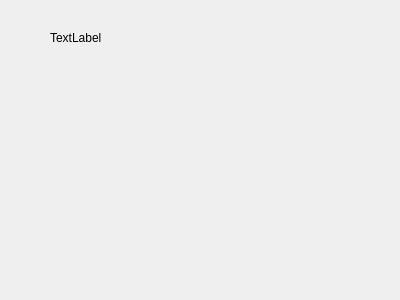
<?xml version="1.0" encoding="UTF-8"?>
<ui version="4.0">
 <class>adminappointment</class>
 <widget class="QDialog" name="adminappointment">
  <property name="geometry">
   <rect>
    <x>0</x>
    <y>0</y>
    <width>400</width>
    <height>300</height>
   </rect>
  </property>
  <property name="windowTitle">
   <string>Dialog</string>
  </property>
  <widget class="QLabel" name="label">
   <property name="geometry">
    <rect>
     <x>50</x>
     <y>30</y>
     <width>191</width>
     <height>16</height>
    </rect>
   </property>
   <property name="text">
    <string>TextLabel</string>
   </property>
  </widget>
 </widget>
 <resources/>
 <connections/>
</ui>
